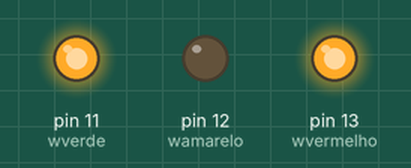
Recording of a sketch running on a simulated Arduino Uno, built with avr-gcc and run on an emulated ATmega328P. On the bench: output pins drawn as LEDs (lit = HIGH).

Above: at 0.05 s.
At 1.45 s:
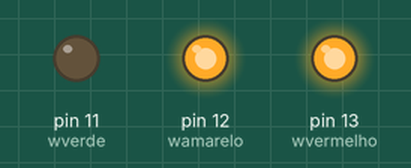
At 2.85 s:
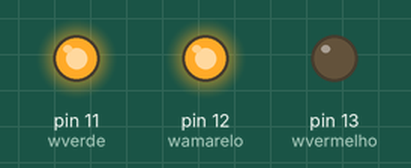
Timing chart, 0 to 3.1 s (numbered marks = the images above):
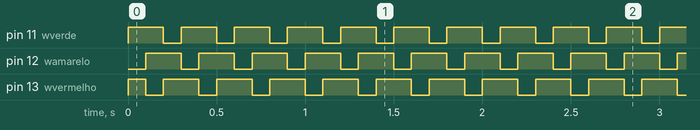

The sketch:

semaforo.ino
```cpp
/*
  semaforo  aula 1 - Professor Claudio / Mariano Politec

 Objedivo: conhecimento de saidas digtais no arduino UNO.

 Material:

 3 resistores de 220ohm
 3 leds (vermelho, amarelo e verde)
 1 arduino uno

 */
int wvermelho = 13;
int wamarelo = 12;
int wverde = 11;

void setup()
{
  pinMode(wvermelho, OUTPUT); // led vermelho
  pinMode(wamarelo, OUTPUT); //led amarelo
  pinMode(wverde, OUTPUT); //led verde
}

void loop()
{
  digitalWrite(wvermelho, HIGH);
  digitalWrite(wverde, HIGH);
  delay(100); // aguardando 1000 millisecond(s)
  digitalWrite(wvermelho, LOW);

  digitalWrite(wverde, HIGH);
digitalWrite(wamarelo, HIGH);
  delay(100); // aguardando 1000 millisecond(s)
  digitalWrite(wverde, LOW);

  digitalWrite(wamarelo, HIGH);
  digitalWrite(wvermelho, HIGH);
  delay(100); //aguardando 1000 millisecond(s)
  digitalWrite(wamarelo, LOW);

}
```

Measured:
- by itself, pin 11 (wverde), pin 12 (wamarelo): alternates HIGH for 0.20 s and LOW for 0.10 s
- by itself, pin 13 (wvermelho): repeats every 0.30 s: LOW 0.10 s, HIGH 0.20 s
